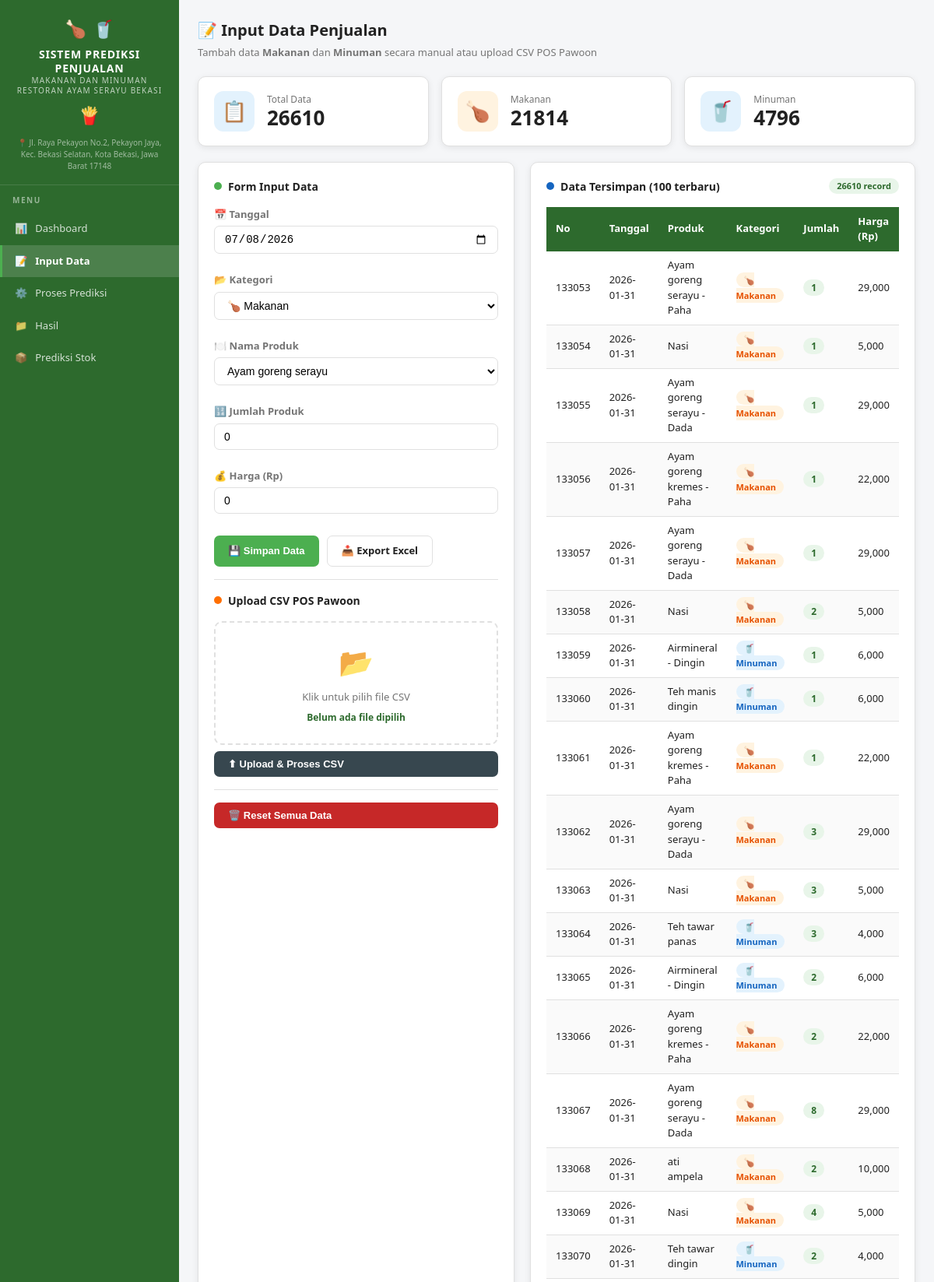
Page /input-data (upper part) on the committed database.
### tables this page shows
CREATE TABLE penjualan (
            id        INTEGER PRIMARY KEY AUTOINCREMENT,
            tanggal   TEXT NOT NULL,
            produk    TEXT NOT NULL,
            kategori  TEXT DEFAULT 'Makanan',
            jumlah    INTEGER NOT NULL DEFAULT 0,
            harga     INTEGER DEFAULT 0
        );

### app.py (the view)
@app.route('/input-data')
def input_data():
    conn  = get_db()
    rows  = conn.execute('SELECT * FROM penjualan ORDER BY tanggal DESC LIMIT 100').fetchall()
    total = conn.execute('SELECT COUNT(*) as c FROM penjualan').fetchone()['c']
    mak   = conn.execute("SELECT COUNT(*) as c FROM penjualan WHERE LOWER(kategori)='makanan'").fetchone()['c']
    minn  = conn.execute("SELECT COUNT(*) as c FROM penjualan WHERE LOWER(kategori)='minuman'").fetchone()['c']
    conn.close()
    return render_template('input_data.html',
        rows=rows, total=total, makanan=mak, minuman=minn,
        today=date.today().strftime('%Y-%m-%d'),
        produk_makanan=PRODUK_MAKANAN, produk_minuman=PRODUK_MINUMAN,
        active='input'
    )

### app.py (called while the page is built)
def get_db():
    conn = sqlite3.connect(DB_PATH)
    conn.row_factory = sqlite3.Row
    return conn

### templates/input_data.html (shortened to what this page needs)
{% extends 'base.html' %}
{% block content %}
<div class="page-header">
  <h2>📝 Input Data Penjualan</h2>
  <p>Tambah data <strong>Makanan</strong> dan <strong>Minuman</strong> secara manual atau upload CSV POS Pawoon</p>
</div>
<div class="stat-cards" style="margin-bottom:20px">
  <div class="stat-card">
    <div class="stat-icon stat-icon-blue">📋</div>
    <div class="stat-body"><div class="stat-label">Total Data</div><div class="stat-value">{{ total }}</div></div>
  </div>
  <div class="stat-card">
    <div class="stat-icon" style="background:#FFF3E0;font-size:26px">🍗</div>
    <div class="stat-body"><div class="stat-label">Makanan</div><div class="stat-value">{{ makanan }}</div></div>
  </div>
  <div class="stat-card">
    <div class="stat-icon" style="background:#E3F2FD;font-size:26px">🥤</div>
    <div class="stat-body"><div class="stat-label">Minuman</div><div class="stat-value">{{ minuman }}</div></div>
  </div>
</div>
<div class="dashboard-grid">
  <div class="panel">
    <div class="panel-header"><span class="dot dot-green"></span><strong>Form Input Data</strong></div>
    <form method="POST" action="{{ url_for('save_data') }}" class="input-form">
      <div class="form-row">
        <label class="form-label">📅 Tanggal</label>
        <input type="date" name="tanggal" value="{{ today }}" class="form-control" required/>
      </div>
      <div class="form-row">
        <label class="form-label">📂 Kategori</label>
        <select name="kategori" id="kat-sel" class="form-control form-select" onchange="updateProduk()">
          <option value="Makanan">🍗 Makanan</option>
        </select>
      </div>
      <div class="form-row">
        <label class="form-label">🍽️ Nama Produk</label>
        <select name="produk" id="produk-sel" class="form-control form-select"></select>
      </div>
      <div class="form-row">
        <label class="form-label">🔢 Jumlah Produk</label>
        <input type="number" name="jumlah" min="0" value="0" class="form-control"/>
      </div>
      <div class="form-row">
        <label class="form-label">💰 Harga (Rp)</label>
        <input type="number" name="harga" min="0" value="0" class="form-control"/>
      </div>
      <div class="form-actions">
        <button type="submit" class="btn btn-green">💾 Simpan Data</button>
        <a href="{{ url_for('export_data') }}" class="btn btn-outline">📥 Export Excel</a>
      </div>
    </form>
    <hr class="divider"/>
    <div class="panel-header"><span class="dot dot-orange"></span><strong>Upload CSV POS Pawoon</strong></div>
    <form method="POST" action="{{ url_for('upload_csv') }}" enctype="multipart/form-data">
      <div class="upload-zone" id="uz" onclick="document.getElementById('csv-f').click()">
        <div class="upload-icon">📂</div>
        <p>Klik untuk pilih file CSV</p>
        <span class="upload-file-name" id="fn">Belum ada file dipilih</span>
      </div>
      <button type="submit" class="btn btn-dark mt-8" style="width:100%">⬆ Upload & Proses CSV</button>
    </form>
    <hr class="divider"/>
    <div id="reset-wrap">
      <button type="button" class="btn btn-red" style="width:100%"
              onclick="document.getElementById('reset-wrap').innerHTML=document.getElementById('reset-confirm-tpl').innerHTML">
        🗑️ Reset Semua Data
      </button>
    </div>
  </div>
  <div class="panel">
    <div class="panel-header">
      <span class="dot dot-blue"></span>
      <strong>Data Tersimpan (100 terbaru)</strong>
      <span class="badge-count">{{ total }} record</span>
    </div>
    {% if rows %}
    <div class="table-wrap">
      <table class="data-table">
        <thead>
          <tr><th>No</th><th>Tanggal</th><th>Produk</th><th>Kategori</th><th>Jumlah</th><th>Harga (Rp)</th></tr>
        </thead>
        <tbody>
          {% for row in rows %}
          <tr>
            <td>{{ row.id }}</td>
            <td>{{ row.tanggal }}</td>
            <td>{{ row.produk }}</td>
            <td>
              <span class="badge-kategori {{ 'badge-makanan' if row.kategori|lower=='makanan' else 'badge-minuman' }}">
                {{ '🍗' if row.kategori|lower=='makanan' else '🥤' }} {{ row.kategori }}
              </span>
            </td>
            <td><span class="badge-jumlah">{{ row.jumlah }}</span></td>
            <td>{{ '{:,}'.format(row.harga) if row.harga else '—' }}</td>
          </tr>
          {% endfor %}
        </tbody>
      </table>
    </div>
    {% else %}
    <div class="empty-state">
      <span style="font-size:48px">📭</span>
      <p>Belum ada data.<br>Input manual atau upload CSV.</p>
    </div>
    {% endif %}
  </div>
</div>
{% endblock %}

### templates/base.html (shortened to what this page needs)
<!DOCTYPE html>
<html lang="id">
<head>
  <link rel="stylesheet" href="{{ url_for('static', filename='css/style.css') }}"/>
</head>
<body>
<div class="layout">
  <aside class="sidebar">
    <div class="sidebar-brand">
      <span class="sidebar-emoji">🍗</span>
      <span class="sidebar-emoji">🥤</span>
      <div class="sidebar-title-wrap">
        <span class="sidebar-title">SISTEM PREDIKSI PENJUALAN</span>
        <span class="sidebar-sub">MAKANAN DAN MINUMAN</span>
        <span class="sidebar-sub">RESTORAN AYAM SERAYU BEKASI</span>
      </div>
      <span class="sidebar-emoji">🍟</span>
    </div>
    <div class="sidebar-address">
      📍 Jl. Raya Pekayon No.2, Pekayon Jaya, Kec. Bekasi Selatan, Kota Bekasi, Jawa Barat 17148
    </div>
    <div class="sidebar-menu-label">MENU</div>
    <a href="{{ url_for('dashboard') }}"  class="sidebar-link {% if active=='dashboard' %}active{% endif %}"><span>📊</span> Dashboard</a>
    <a href="{{ url_for('input_data') }}" class="sidebar-link {% if active=='input' %}active{% endif %}"><span>📝</span> Input Data</a>
    <a href="{{ url_for('prediksi') }}"   class="sidebar-link {% if active=='prediksi' %}active{% endif %}"><span>⚙️</span> Proses Prediksi</a>
    <a href="{{ url_for('hasil') }}"      class="sidebar-link {% if active=='hasil' %}active{% endif %}"><span>📁</span> Hasil</a>
    <a href="{{ url_for('stok_besok') }}" class="sidebar-link {% if active=='stok' %}active{% endif %}"><span>📦</span> Prediksi Stok</a>
  </aside>
  <main class="main-content">
    {% block content %}{% endblock %}
  </main>
</div>
</body>
</html>

### rows in the picture
penjualan: id "133053", tanggal "2026-01-31", produk "Ayam goreng serayu - Paha", kategori "🍗", kategori "Makanan", jumlah "1", harga "29,000"
penjualan: id "133054", tanggal "2026-01-31", produk "Nasi", kategori "🍗", kategori "Makanan", jumlah "1", harga "5,000"
penjualan: id "133055", tanggal "2026-01-31", produk "Ayam goreng serayu - Dada", kategori "🍗", kategori "Makanan", jumlah "1", harga "29,000"
penjualan: id "133056", tanggal "2026-01-31", produk "Ayam goreng kremes - Paha", kategori "🍗", kategori "Makanan", jumlah "1", harga "22,000"
penjualan: id "133057", tanggal "2026-01-31", produk "Ayam goreng serayu - Dada", kategori "🍗", kategori "Makanan", jumlah "1", harga "29,000"
penjualan: id "133058", tanggal "2026-01-31", produk "Nasi", kategori "🍗", kategori "Makanan", jumlah "2", harga "5,000"
penjualan: id "133059", tanggal "2026-01-31", produk "Airmineral - Dingin", kategori "🥤", kategori "Minuman", jumlah "1", harga "6,000"
penjualan: id "133060", tanggal "2026-01-31", produk "Teh manis dingin", kategori "🥤", kategori "Minuman", jumlah "1", harga "6,000"
penjualan: id "133061", tanggal "2026-01-31", produk "Ayam goreng kremes - Paha", kategori "🍗", kategori "Makanan", jumlah "1", harga "22,000"
penjualan: id "133062", tanggal "2026-01-31", produk "Ayam goreng serayu - Dada", kategori "🍗", kategori "Makanan", jumlah "3", harga "29,000"
penjualan: id "133063", tanggal "2026-01-31", produk "Nasi", kategori "🍗", kategori "Makanan", jumlah "3", harga "5,000"
penjualan: id "133064", tanggal "2026-01-31", produk "Teh tawar panas", kategori "🥤", kategori "Minuman", jumlah "3", harga "4,000"
penjualan: id "133065", tanggal "2026-01-31", produk "Airmineral - Dingin", kategori "🥤", kategori "Minuman", jumlah "2", harga "6,000"
penjualan: id "133066", tanggal "2026-01-31", produk "Ayam goreng kremes - Paha", kategori "🍗", kategori "Makanan", jumlah "2", harga "22,000"
penjualan: id "133067", tanggal "2026-01-31", produk "Ayam goreng serayu - Dada", kategori "🍗", kategori "Makanan", jumlah "8", harga "29,000"
penjualan: id "133068", tanggal "2026-01-31", produk "ati ampela", kategori "🍗", kategori "Makanan", jumlah "2", harga "10,000"
penjualan: id "133069", tanggal "2026-01-31", produk "Nasi", kategori "🍗", kategori "Makanan", jumlah "4", harga "5,000"
penjualan: id "133070", tanggal "2026-01-31", produk "Teh tawar dingin", kategori "🥤", kategori "Minuman", jumlah "2", harga "4,000"

### other values in the picture
{{ total }} "26610"
{{ makanan }} "21814"
{{ minuman }} "4796"
